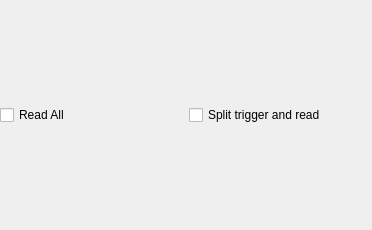
<?xml version="1.0" encoding="UTF-8"?>
<ui version="4.0">
 <class>read_channels_config</class>
 <widget class="QWidget" name="read_channels_config">
  <property name="geometry">
   <rect>
    <x>0</x>
    <y>0</y>
    <width>372</width>
    <height>230</height>
   </rect>
  </property>
  <property name="windowTitle">
   <string>Form</string>
  </property>
  <layout class="QGridLayout" name="gridLayout">
   <property name="leftMargin">
    <number>0</number>
   </property>
   <property name="topMargin">
    <number>0</number>
   </property>
   <property name="rightMargin">
    <number>0</number>
   </property>
   <property name="bottomMargin">
    <number>0</number>
   </property>
   <item row="0" column="0">
    <widget class="QCheckBox" name="checkBox_read_all">
     <property name="text">
      <string>Read All</string>
     </property>
    </widget>
   </item>
   <item row="0" column="1">
    <widget class="QCheckBox" name="checkBox_split_trigger">
     <property name="text">
      <string>Split trigger and read</string>
     </property>
    </widget>
   </item>
  </layout>
 </widget>
 <resources/>
 <connections/>
</ui>
